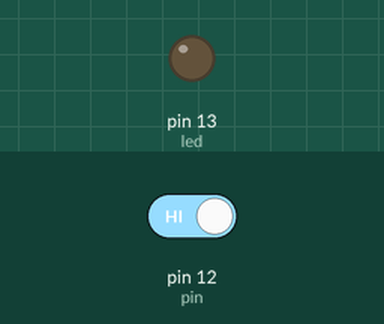
Bench run of a sketch on a simulated Arduino Uno, built with avr-gcc and run on an emulated ATmega328P. Shown: output pins drawn as LEDs (lit = HIGH). Inputs (shaded band) come from the test bench; at power-on: pin 12 (pin) HIGH.

Above: at 1.2 s.
1.3 s: pin 12 (pin) driven LOW
At 2.0 s:
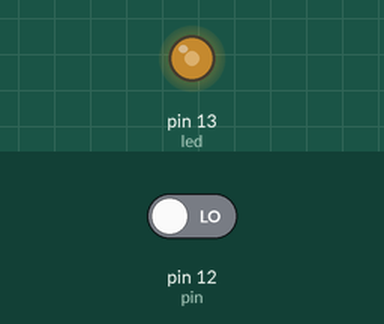
2.8 s: pin 12 (pin) driven HIGH
At 3.9 s:
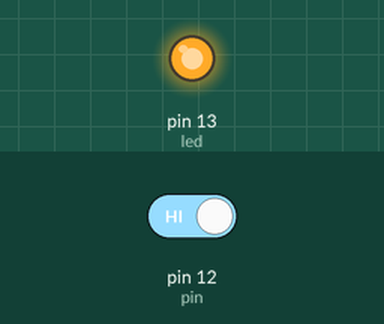
Timing chart, 0 to 5.8 s (numbered marks = the images above; inputs shaded):
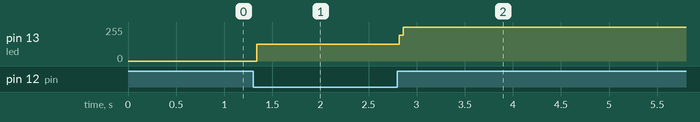

Measured:
- after the input at 1.3 s, pin 13 (led): 0/255 → 127/255 at once
- after the input at 2.8 s, pin 13 (led): 127/255 → 255/255 at once

The sketch:

ext_pull-up.ino
```cpp
// Taster mit externem Pull-up

int led = 13;
int pin = 12;
int value = 0;
int prev = 0;
int vals[] = {HIGH, LOW};

void setup() {
  // put your setup code here, to run once:
  pinMode(led, OUTPUT);
  pinMode(pin, INPUT);
}

void loop() {
  // put your main code here, to run repeatedly:
  value = digitalRead(pin);
  if (value == 0) {
    prev = (prev + 1) % 2;
    digitalWrite(led, vals[prev]);
  }
}
```
